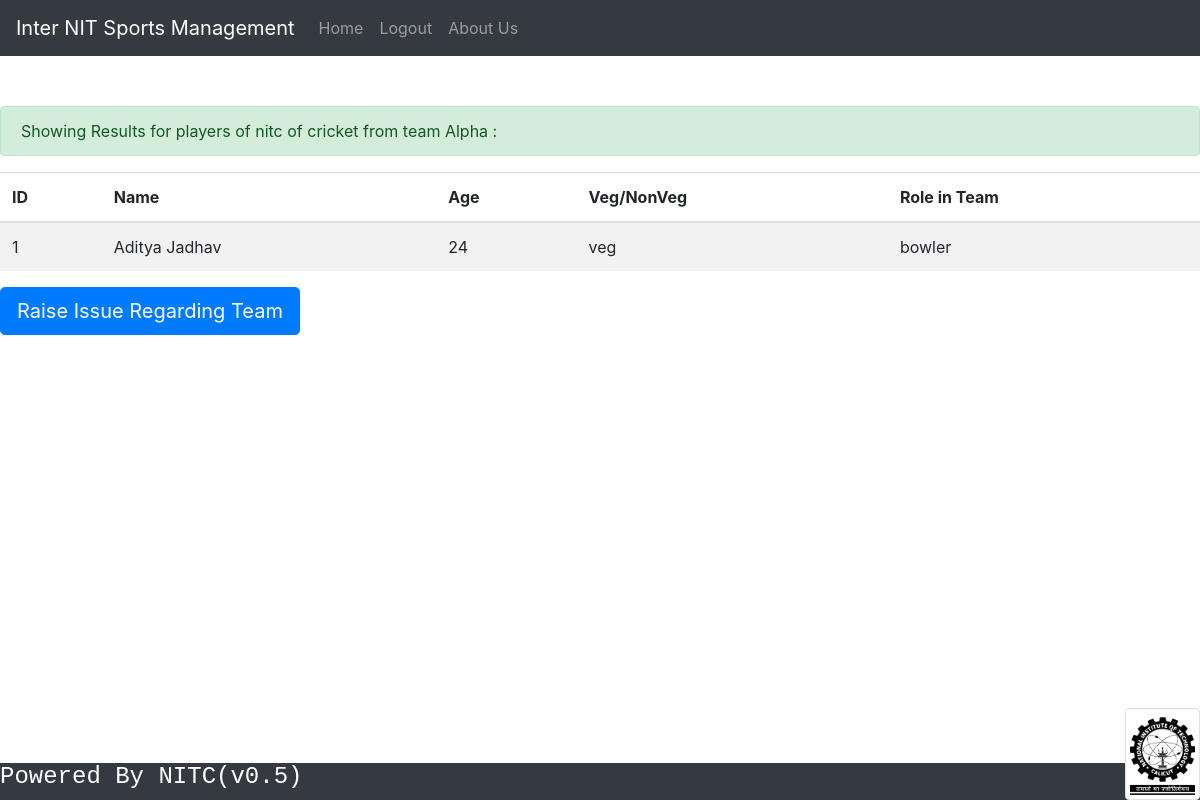
Page /loginsystem/reg_players.php?nit=nitc&sport=cricket&team=Alpha (signed in) on the earlier database version.
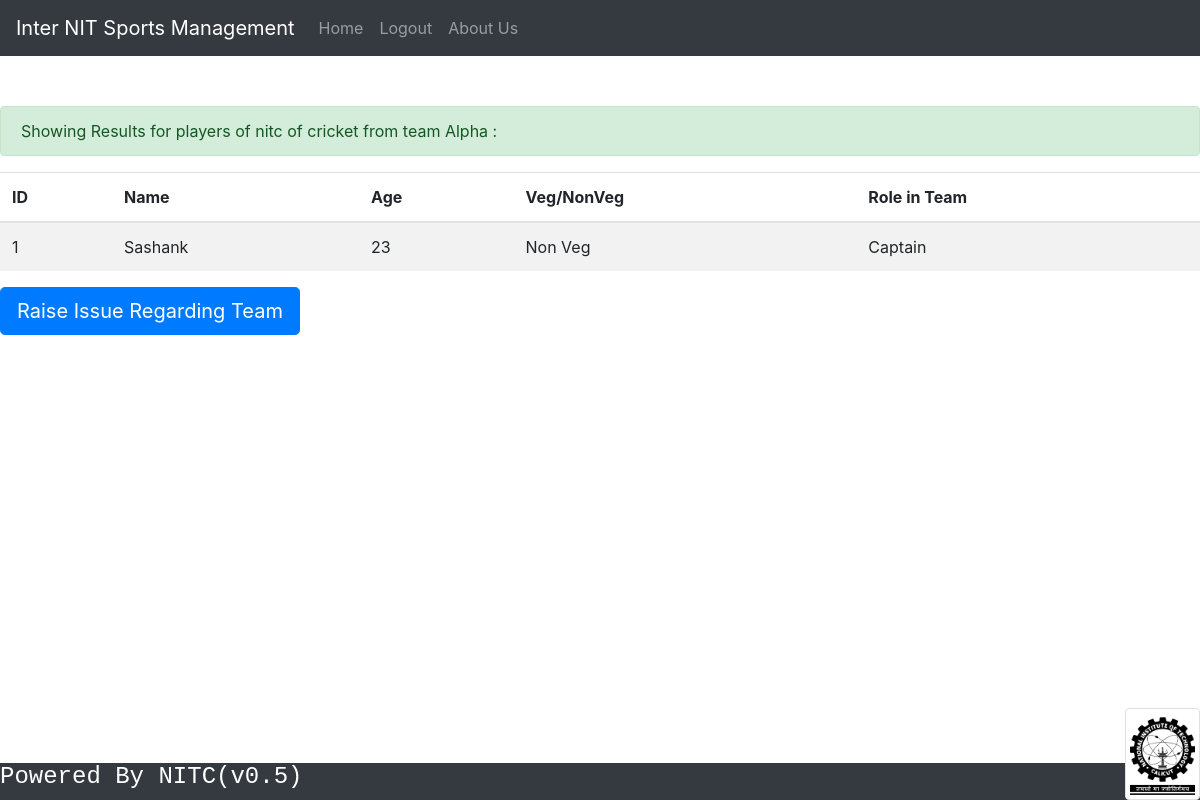
Same page on the later database version.
### tables this page shows
CREATE TABLE `players` (
  `serial` int(11) NOT NULL,
  `Name` varchar(50) NOT NULL,
  `age` int(11) NOT NULL,
  `food` varchar(15) NOT NULL,
  `nit_name` varchar(25) NOT NULL,
  `sport` varchar(30) NOT NULL,
  `team_name` varchar(30) DEFAULT NULL,
  `role` varchar(25) NOT NULL
);

### loginsystem/reg_players.php (the view, shortened to what this page needs)
<!doctype html>
<html lang="en">
  <head>
    <link rel="stylesheet" href="https://stackpath.bootstrapcdn.com/bootstrap/4.4.1/css/bootstrap.min.css">
  </head>
  <body>
  <?php require 'partials/_nav.php' ?>
  <?php require 'partials/_footer.php' ?>
	<table class="table table-striped">
		<thead>
			<tr>
				<th>ID</th>
				<th>Name</th>
				<th>Age</th>
        <th>Veg/NonVeg</th>
        <th>Role in Team</th>
			</tr>
		</thead>
		<tbody>
			<?php
				include 'partials/_dbconnect.php';
        $name = $_GET['nit'];
        $sport = $_GET['sport'];
		    $team = $_GET['team'];
        		echo"<div class='alert alert-success' role='alert'>
        Showing Results for players of $name of $sport from team $team :
        </div>";
				$sql = "SELECT * FROM `players` where `nit_name`='$name' AND `sport`= '$sport' AND `team_name`= '$team'" ;
				$result = mysqli_query($conn, $sql);
				if (mysqli_num_rows($result) > 0 ) {
				    while($row = mysqli_fetch_assoc($result)) {
  			        echo "<tr>
                          <td>" . $row["serial"] . "</td>
                          <td>" . $row["Name"] . "</td>
                          <td>" . $row["age"] . "</td>
                          <td>" . $row["food"] . "</td>
                          <td>" . $row["role"] . "</td>
                       </tr>";
          }
				} else {
          echo "<div class='alert alert-warning' role='alert'>
					No Players Added So Far
				  </div>";
				}
       ?>
	</table>
  <button type="button" class="btn btn-primary btn-lg" onclick= "window.location.href = '/INSTMS/loginsystem/issue.php'">Raise Issue Regarding Team</button>
</body>
  </body>
</html>

Differences in the rows shown:
changed players id 1: Name "Aditya Jadhav" → "Sashank"; age "24" → "23"; food "veg" → "Non Veg"; role "bowler" → "Captain"
